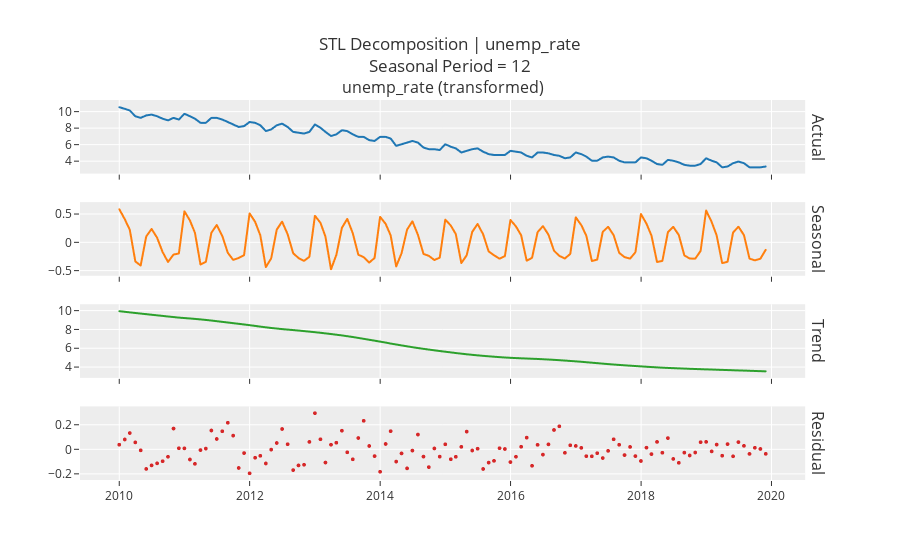

Source (notebook cell):
### Code cell
exp.plot_model(plot="decomp_stl")
